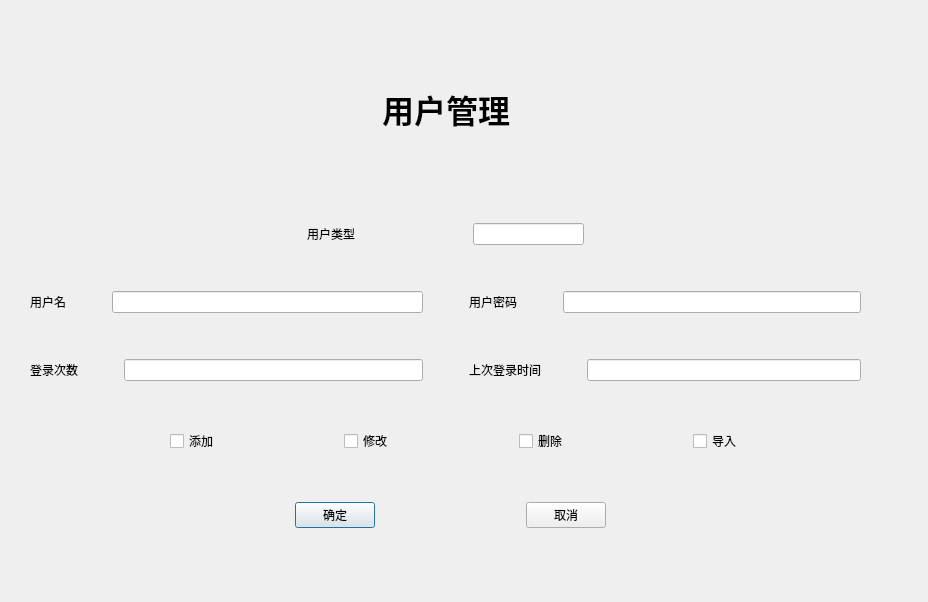
<?xml version="1.0" encoding="UTF-8"?>
<ui version="4.0">
 <class>Dialog</class>
 <widget class="QDialog" name="Dialog">
  <property name="geometry">
   <rect>
    <x>0</x>
    <y>0</y>
    <width>928</width>
    <height>602</height>
   </rect>
  </property>
  <property name="windowTitle">
   <string>用户管理</string>
  </property>
  <widget class="QWidget" name="layoutWidget">
   <property name="geometry">
    <rect>
     <x>30</x>
     <y>40</y>
     <width>831</width>
     <height>341</height>
    </rect>
   </property>
   <layout class="QVBoxLayout" name="verticalLayout_3">
    <item>
     <layout class="QHBoxLayout" name="horizontalLayout">
      <item>
       <spacer name="horizontalSpacer">
        <property name="orientation">
         <enum>Qt::Horizontal</enum>
        </property>
        <property name="sizeHint" stdset="0">
         <size>
          <width>40</width>
          <height>20</height>
         </size>
        </property>
       </spacer>
      </item>
      <item>
       <widget class="QLabel" name="label_big_title">
        <property name="font">
         <font>
          <family>Agency FB</family>
          <pointsize>24</pointsize>
          <weight>75</weight>
          <bold>true</bold>
         </font>
        </property>
        <property name="text">
         <string>用户管理</string>
        </property>
       </widget>
      </item>
      <item>
       <spacer name="horizontalSpacer_2">
        <property name="orientation">
         <enum>Qt::Horizontal</enum>
        </property>
        <property name="sizeHint" stdset="0">
         <size>
          <width>40</width>
          <height>20</height>
         </size>
        </property>
       </spacer>
      </item>
     </layout>
    </item>
    <item>
     <spacer name="verticalSpacer_3">
      <property name="orientation">
       <enum>Qt::Vertical</enum>
      </property>
      <property name="sizeType">
       <enum>QSizePolicy::Fixed</enum>
      </property>
      <property name="sizeHint" stdset="0">
       <size>
        <width>20</width>
        <height>40</height>
       </size>
      </property>
     </spacer>
    </item>
    <item>
     <layout class="QVBoxLayout" name="verticalLayout_2">
      <item>
       <layout class="QHBoxLayout" name="horizontalLayout_9">
        <item>
         <spacer name="horizontalSpacer_10">
          <property name="orientation">
           <enum>Qt::Horizontal</enum>
          </property>
          <property name="sizeHint" stdset="0">
           <size>
            <width>40</width>
            <height>20</height>
           </size>
          </property>
         </spacer>
        </item>
        <item>
         <layout class="QHBoxLayout" name="horizontalLayout_2">
          <item>
           <widget class="QLabel" name="label_2">
            <property name="text">
             <string>用户类型</string>
            </property>
           </widget>
          </item>
          <item>
           <spacer name="horizontalSpacer_3">
            <property name="orientation">
             <enum>Qt::Horizontal</enum>
            </property>
            <property name="sizeHint" stdset="0">
             <size>
              <width>40</width>
              <height>20</height>
             </size>
            </property>
           </spacer>
          </item>
          <item>
           <widget class="QLineEdit" name="user_type"/>
          </item>
         </layout>
        </item>
        <item>
         <spacer name="horizontalSpacer_11">
          <property name="orientation">
           <enum>Qt::Horizontal</enum>
          </property>
          <property name="sizeHint" stdset="0">
           <size>
            <width>40</width>
            <height>20</height>
           </size>
          </property>
         </spacer>
        </item>
       </layout>
      </item>
      <item>
       <spacer name="verticalSpacer_2">
        <property name="orientation">
         <enum>Qt::Vertical</enum>
        </property>
        <property name="sizeType">
         <enum>QSizePolicy::Fixed</enum>
        </property>
        <property name="sizeHint" stdset="0">
         <size>
          <width>20</width>
          <height>40</height>
         </size>
        </property>
       </spacer>
      </item>
      <item>
       <layout class="QVBoxLayout" name="verticalLayout">
        <item>
         <layout class="QHBoxLayout" name="horizontalLayout_8">
          <item>
           <layout class="QHBoxLayout" name="horizontalLayout_3">
            <item>
             <widget class="QLabel" name="label_3">
              <property name="text">
               <string>用户名</string>
              </property>
             </widget>
            </item>
            <item>
             <spacer name="horizontalSpacer_4">
              <property name="orientation">
               <enum>Qt::Horizontal</enum>
              </property>
              <property name="sizeType">
               <enum>QSizePolicy::Fixed</enum>
              </property>
              <property name="sizeHint" stdset="0">
               <size>
                <width>40</width>
                <height>20</height>
               </size>
              </property>
             </spacer>
            </item>
            <item>
             <widget class="QLineEdit" name="user_name"/>
            </item>
           </layout>
          </item>
          <item>
           <spacer name="horizontalSpacer_9">
            <property name="orientation">
             <enum>Qt::Horizontal</enum>
            </property>
            <property name="sizeType">
             <enum>QSizePolicy::Fixed</enum>
            </property>
            <property name="sizeHint" stdset="0">
             <size>
              <width>40</width>
              <height>20</height>
             </size>
            </property>
           </spacer>
          </item>
          <item>
           <layout class="QHBoxLayout" name="horizontalLayout_4">
            <item>
             <widget class="QLabel" name="label_4">
              <property name="text">
               <string>用户密码</string>
              </property>
             </widget>
            </item>
            <item>
             <spacer name="horizontalSpacer_5">
              <property name="orientation">
               <enum>Qt::Horizontal</enum>
              </property>
              <property name="sizeType">
               <enum>QSizePolicy::Fixed</enum>
              </property>
              <property name="sizeHint" stdset="0">
               <size>
                <width>40</width>
                <height>20</height>
               </size>
              </property>
             </spacer>
            </item>
            <item>
             <widget class="QLineEdit" name="user_password"/>
            </item>
           </layout>
          </item>
         </layout>
        </item>
        <item>
         <spacer name="verticalSpacer">
          <property name="orientation">
           <enum>Qt::Vertical</enum>
          </property>
          <property name="sizeType">
           <enum>QSizePolicy::Fixed</enum>
          </property>
          <property name="sizeHint" stdset="0">
           <size>
            <width>20</width>
            <height>40</height>
           </size>
          </property>
         </spacer>
        </item>
        <item>
         <layout class="QHBoxLayout" name="horizontalLayout_7">
          <item>
           <layout class="QHBoxLayout" name="horizontalLayout_5">
            <item>
             <widget class="QLabel" name="label_5">
              <property name="text">
               <string>登录次数</string>
              </property>
             </widget>
            </item>
            <item>
             <spacer name="horizontalSpacer_6">
              <property name="orientation">
               <enum>Qt::Horizontal</enum>
              </property>
              <property name="sizeType">
               <enum>QSizePolicy::Fixed</enum>
              </property>
              <property name="sizeHint" stdset="0">
               <size>
                <width>40</width>
                <height>20</height>
               </size>
              </property>
             </spacer>
            </item>
            <item>
             <widget class="QLineEdit" name="user_times"/>
            </item>
           </layout>
          </item>
          <item>
           <spacer name="horizontalSpacer_8">
            <property name="orientation">
             <enum>Qt::Horizontal</enum>
            </property>
            <property name="sizeType">
             <enum>QSizePolicy::Fixed</enum>
            </property>
            <property name="sizeHint" stdset="0">
             <size>
              <width>40</width>
              <height>20</height>
             </size>
            </property>
           </spacer>
          </item>
          <item>
           <layout class="QHBoxLayout" name="horizontalLayout_6">
            <item>
             <widget class="QLabel" name="label_6">
              <property name="text">
               <string>上次登录时间</string>
              </property>
             </widget>
            </item>
            <item>
             <spacer name="horizontalSpacer_7">
              <property name="orientation">
               <enum>Qt::Horizontal</enum>
              </property>
              <property name="sizeType">
               <enum>QSizePolicy::Fixed</enum>
              </property>
              <property name="sizeHint" stdset="0">
               <size>
                <width>40</width>
                <height>20</height>
               </size>
              </property>
             </spacer>
            </item>
            <item>
             <widget class="QLineEdit" name="user_last_time"/>
            </item>
           </layout>
          </item>
         </layout>
        </item>
       </layout>
      </item>
     </layout>
    </item>
   </layout>
  </widget>
  <widget class="QWidget" name="layoutWidget">
   <property name="geometry">
    <rect>
     <x>150</x>
     <y>500</y>
     <width>601</width>
     <height>30</height>
    </rect>
   </property>
   <layout class="QHBoxLayout" name="horizontalLayout_10">
    <item>
     <spacer name="horizontalSpacer_13">
      <property name="orientation">
       <enum>Qt::Horizontal</enum>
      </property>
      <property name="sizeHint" stdset="0">
       <size>
        <width>40</width>
        <height>20</height>
       </size>
      </property>
     </spacer>
    </item>
    <item>
     <widget class="QPushButton" name="pButtonOk">
      <property name="text">
       <string>确定</string>
      </property>
     </widget>
    </item>
    <item>
     <spacer name="horizontalSpacer_12">
      <property name="orientation">
       <enum>Qt::Horizontal</enum>
      </property>
      <property name="sizeHint" stdset="0">
       <size>
        <width>40</width>
        <height>20</height>
       </size>
      </property>
     </spacer>
    </item>
    <item>
     <widget class="QPushButton" name="pButtonCancel">
      <property name="text">
       <string>取消</string>
      </property>
     </widget>
    </item>
    <item>
     <spacer name="horizontalSpacer_14">
      <property name="orientation">
       <enum>Qt::Horizontal</enum>
      </property>
      <property name="sizeHint" stdset="0">
       <size>
        <width>40</width>
        <height>20</height>
       </size>
      </property>
     </spacer>
    </item>
   </layout>
  </widget>
  <widget class="QWidget" name="">
   <property name="geometry">
    <rect>
     <x>170</x>
     <y>430</y>
     <width>671</width>
     <height>22</height>
    </rect>
   </property>
   <layout class="QHBoxLayout" name="horizontalLayout_11">
    <item>
     <widget class="QCheckBox" name="checkBoxAdd">
      <property name="text">
       <string>添加</string>
      </property>
     </widget>
    </item>
    <item>
     <spacer name="horizontalSpacer_15">
      <property name="orientation">
       <enum>Qt::Horizontal</enum>
      </property>
      <property name="sizeType">
       <enum>QSizePolicy::Fixed</enum>
      </property>
      <property name="sizeHint" stdset="0">
       <size>
        <width>20</width>
        <height>20</height>
       </size>
      </property>
     </spacer>
    </item>
    <item>
     <widget class="QCheckBox" name="checkBoxChange">
      <property name="text">
       <string>修改</string>
      </property>
     </widget>
    </item>
    <item>
     <spacer name="horizontalSpacer_16">
      <property name="orientation">
       <enum>Qt::Horizontal</enum>
      </property>
      <property name="sizeType">
       <enum>QSizePolicy::Fixed</enum>
      </property>
      <property name="sizeHint" stdset="0">
       <size>
        <width>20</width>
        <height>20</height>
       </size>
      </property>
     </spacer>
    </item>
    <item>
     <widget class="QCheckBox" name="checkBoxDelete">
      <property name="text">
       <string>删除</string>
      </property>
     </widget>
    </item>
    <item>
     <spacer name="horizontalSpacer_17">
      <property name="orientation">
       <enum>Qt::Horizontal</enum>
      </property>
      <property name="sizeType">
       <enum>QSizePolicy::Fixed</enum>
      </property>
      <property name="sizeHint" stdset="0">
       <size>
        <width>20</width>
        <height>20</height>
       </size>
      </property>
     </spacer>
    </item>
    <item>
     <widget class="QCheckBox" name="checkBoxImport">
      <property name="text">
       <string>导入</string>
      </property>
     </widget>
    </item>
   </layout>
  </widget>
 </widget>
 <resources/>
 <connections/>
</ui>
